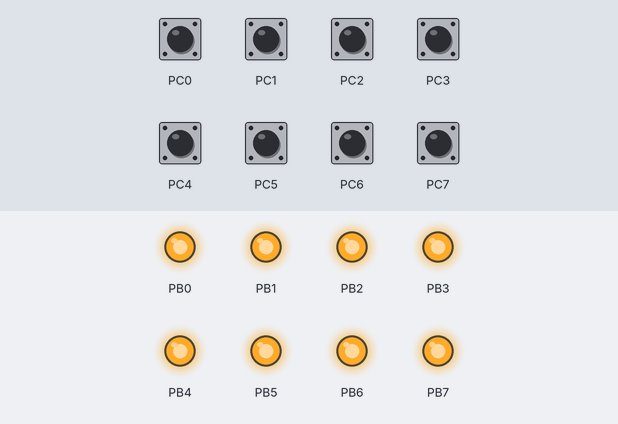
Recording of a program running on a simulated ATmega328P, built with avr-gcc and emulated at 16 MHz. On the bench: output pins drawn as LEDs (lit = HIGH). The test bench sets the inputs (shaded band); at power-on: PC0–7 HIGH.

Above: at 0.1 s.
Timing chart, 0 to 1.6 s (numbered marks = the images above):
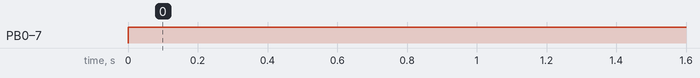

Measured:
- by itself, PB0–7: LOW → HIGH at 0.00 s

The program:

DesignAssignment2A_2C.c
```c
/*
 * DesignAssignment2A_2C.c
 *
 * Created: 3/2/2019 11:50:46 AM
 *  Author: johnsm17
 */

#include <avr/io.h>
#define F_CPU 16000000UL
#include <util/delay.h>

int main(void)
{
	DDRB = 0xFF; /* Set PortB as an output */
	DDRC = 0x00; /* Set PortC as an input */
	PORTC = 0xFF; /* Set switches on */
		while (1)
	{	PORTB = 0xFF; /* PortB is off*/
		if(PINC == 0x7D)
		{ PORTB = 0x00; /* PortB set high */
			_delay_ms(1250); /* set high for 1.25s */
	}

	}
}
```
